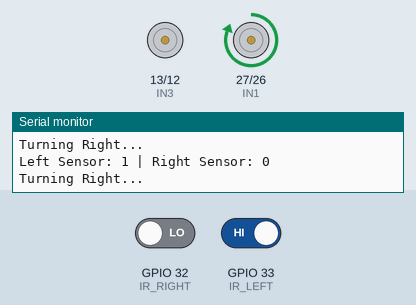
Recording of a sketch running on a simulated ESP32. Parts: motor-driver pin pairs drawn as motors (green arrow = first pin HIGH = forward, orange = second pin HIGH = backward, longer = more drive), the last lines printed to the serial monitor. Inputs (shaded band) come from the test bench; at power-on: GPIO 32 (IR_RIGHT) LOW, GPIO 33 (IR_LEFT) HIGH.

Above: at 1.2 s.
1.3 s: GPIO 32 (IR_RIGHT) driven HIGH
At 1.6 s:
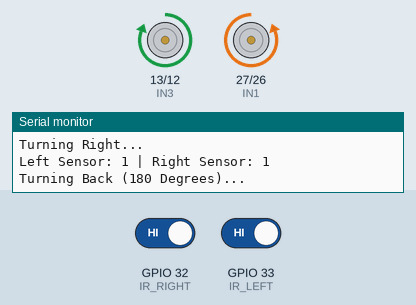
4.3 s: GPIO 33 (IR_LEFT) driven LOW
At 5.2 s:
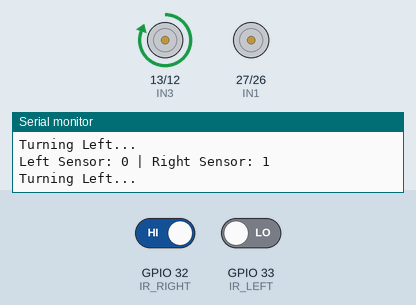
5.9 s: GPIO 32 (IR_RIGHT) driven LOW
At 6.7 s:
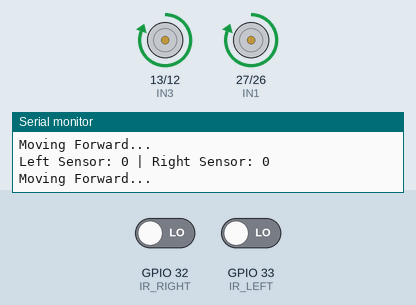
7.4 s: GPIO 33 (IR_LEFT) driven HIGH
At 8.3 s:
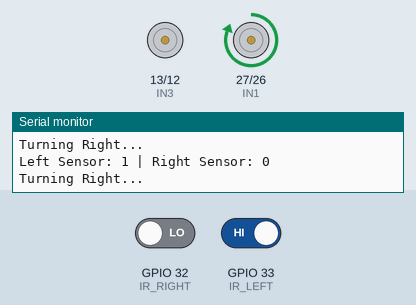
Timing chart, 0 to 9.9 s (numbered marks = the images above; inputs shaded):
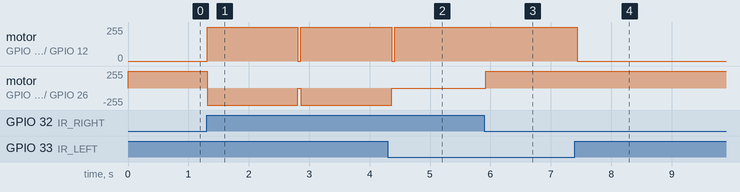

The sketch:

Lab07.ino
```cpp
// Motor control pins
#define IN1 27  // Left motor forward
#define IN2 26  // Left motor backward
#define IN3 13  // Right motor forward
#define IN4 12  // Right motor backward

// IR sensor pins
#define IR_LEFT 33  // Left IR sensor
#define IR_RIGHT 32 // Right IR sensor

void setup() {
  // Initialize motor control pins as outputs
  pinMode(IN1, OUTPUT);
  pinMode(IN2, OUTPUT);
  pinMode(IN3, OUTPUT);
  pinMode(IN4, OUTPUT);

  // Initialize IR sensor pins as inputs
  pinMode(IR_LEFT, INPUT);
  pinMode(IR_RIGHT, INPUT);

  Serial.begin(115200);
  Serial.println("Line Following Car with 180-Degree Turn Ready!");
}

void loop() {
  // Read IR sensor values
  int leftSensor = digitalRead(IR_LEFT);   // LOW = Black line, HIGH = White
  int rightSensor = digitalRead(IR_RIGHT); // LOW = Black line, HIGH = White

  // Debugging: Print sensor values
  Serial.print("Left Sensor: ");
  Serial.print(leftSensor);
  Serial.print(" | Right Sensor: ");
  Serial.println(rightSensor);

  // Movement logic
  if (leftSensor == LOW && rightSensor == LOW) {
    // Both sensors detect black: Move forward
    moveForward();
  } else if (leftSensor == LOW && rightSensor == HIGH) {
    // Left sensor detects black, right sensor does not: Turn left
    turnLeft();
  } else if (leftSensor == HIGH && rightSensor == LOW) {
    // Right sensor detects black, left sensor does not: Turn right
    turnRight();
  } else {
    // Both sensors do not detect black: Turn 180 degrees
    turnBack();
  }

  delay(50);  // Short delay for stability
}

// Function to move forward
void moveForward() {
  digitalWrite(IN1, HIGH);  // Left motor forward
  digitalWrite(IN2, LOW);   // Left motor backward off
  digitalWrite(IN3, HIGH);  // Right motor forward
  digitalWrite(IN4, LOW);   // Right motor backward off
  Serial.println("Moving Forward...");
}

// Function to turn left
void turnLeft() {
  digitalWrite(IN1, LOW);   // Stop left motor
  digitalWrite(IN2, LOW);   // Left motor off
  digitalWrite(IN3, HIGH);  // Right motor forward
  digitalWrite(IN4, LOW);   // Right motor backward off
  Serial.println("Turning Left...");
}

// Function to turn right
void turnRight() {
  digitalWrite(IN1, HIGH);  // Left motor forward
  digitalWrite(IN2, LOW);   // Left motor backward off
  digitalWrite(IN3, LOW);   // Stop right motor
  digitalWrite(IN4, LOW);   // Right motor off
  Serial.println("Turning Right...");
}

// Function to stop motors
void stopMotors() {
  digitalWrite(IN1, LOW);
  digitalWrite(IN2, LOW);
  digitalWrite(IN3, LOW);
  digitalWrite(IN4, LOW);
  Serial.println("Stopping...");
}

// Function to turn back (180 degrees)
void turnBack() {
  // Left motor backward, right motor forward to rotate in place
  digitalWrite(IN1, LOW);   // Left motor forward off
  digitalWrite(IN2, HIGH);  // Left motor backward
  digitalWrite(IN3, HIGH);  // Right motor forward
  digitalWrite(IN4, LOW);   // Right motor backward off

  Serial.println("Turning Back (180 Degrees)...");
  delay(1500);  // Adjust this value for a full 180-degree turn

  stopMotors(); // Stop after turning
}
```

Measured:
- after the input at 1.3 s, motor on GPIO 13 (IN3) / GPIO 12 (IN4): stopped → forward 255/255 at once; motor on GPIO 27 (IN1) / GPIO 26 (IN2): forward 255/255 → backward 255/255 at once
- after the input at 4.3 s, motor on GPIO 27 (IN1) / GPIO 26 (IN2): goes on until 4.4 s, then stays stopped
- after the input at 5.9 s, motor on GPIO 27 (IN1) / GPIO 26 (IN2): stopped → forward 255/255 at once
- after the input at 7.4 s, motor on GPIO 13 (IN3) / GPIO 12 (IN4): forward 255/255 → stopped at once
